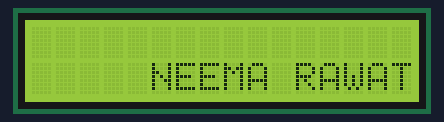
A sketch run on a simulated Arduino Uno, built with avr-gcc and run on an emulated ATmega328P. Shown: 16×2 character LCD.

Above: at 0.1 s.
At 2.6 s:
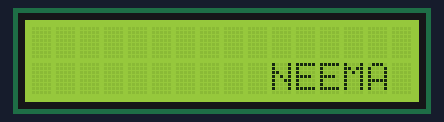
At 5.1 s:
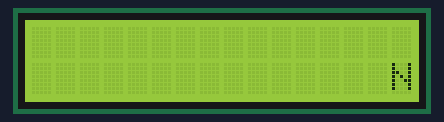
At 12.7 s:
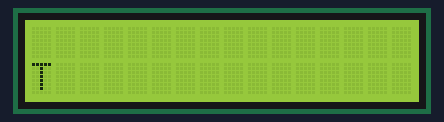
At 19.7 s:
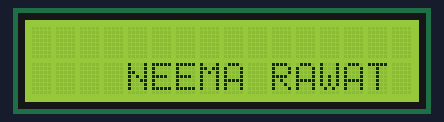
At 39.3 s:
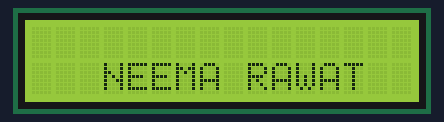

Measured:
- what the display in image 1 shows lasts 0.5 s, from 2.6 s to 3.1 s

The sketch:

LCD_display_name.ino
```cpp
#include<LiquidCrystal.h>

const int rs=13, en=12, d4=11, d5=10, d6=9, d7=8;
LiquidCrystal lcd(rs,en,d4,d5,d6,d7);
int i;
void setup() {
  lcd.begin(16,2);
}

void loop() {
  lcd.setCursor (3,1);
  lcd.print(" NEEMA RAWAT ");
  lcd.scrollDisplayRight();
  lcd.display();
  delay(500);

}
```
